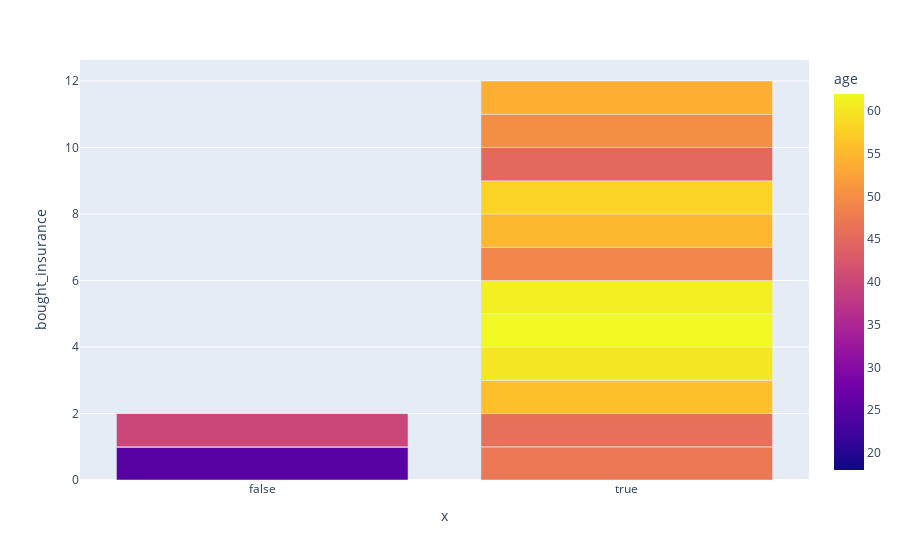

The cell this chart's notebook holds for it:
### Markdown cell above
###  person with 35 age will not buy insurance

### Code cell
px.bar(df, df['age']>40, df['bought_insurance'], color='age')

### Figure 1 — Plotly figure (JSON) as saved in the notebook; plotly's stock layout.template omitted (floating-point values rounded to 4 significant figures)
{"data": [{"alignmentgroup": "True", "hovertemplate": "x=%{x}<br>bought_insurance=%{y}<br>age=%{marker.color}<extra></extra>", "legendgroup": "", "marker": {"color": [22, 25, 47, 52, 46, 56, 55, 60, 62, 61, 18, 28, 27, 29, 49, 55, 25, 58, 19, 18, 21, 26, 40, 45, 50, 54, 23], "coloraxis": "coloraxis", "pattern": {"shape": ""}}, "name": "", "offsetgroup": "", "orientation": "v", "showlegend": false, "textposition": "auto", "type": "bar", "x": [false, false, true, true, true, true, true, true, true, true, false, false, false, false, true, true, false, true, false, false, false, false, false, true, true, true, false], "xaxis": "x", "y": [0, 0, 1, 0, 1, 1, 0, 1, 1, 1, 0, 0, 0, 0, 1, 1, 1, 1, 0, 0, 0, 0, 1, 1, 1, 1, 0], "yaxis": "y"}], "layout": {"barmode": "relative", "coloraxis": {"colorbar": {"title": {"text": "age"}}, "colorscale": [[0, "#0d0887"], [0.1111, "#46039f"], [0.2222, "#7201a8"], [0.3333, "#9c179e"], [0.4444, "#bd3786"], [0.5556, "#d8576b"], [0.6667, "#ed7953"], [0.7778, "#fb9f3a"], [0.8889, "#fdca26"], [1, "#f0f921"]]}, "legend": {"tracegroupgap": 0}, "margin": {"t": 60}, "xaxis": {"anchor": "y", "domain": [0, 1], "title": {"text": "x"}}, "yaxis": {"anchor": "x", "domain": [0, 1], "title": {"text": "bought_insurance"}}}}
